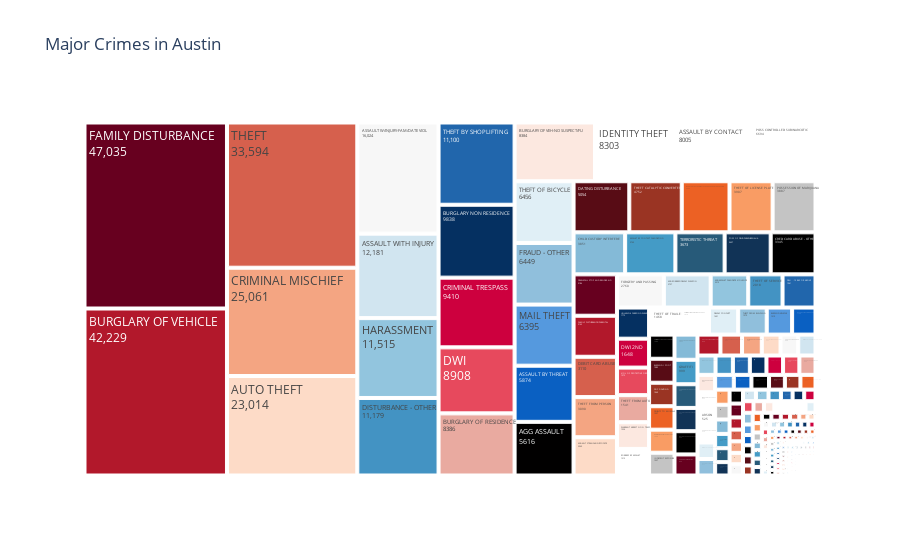

Source (notebook cell):
### Code cell
# Tree map showing the highest crimes in Austin from 2019-2023
treemap(categories, 'Major Crimes in Austin', ['Highest Offense Description'], categories['values'])

### Figure 1 — Plotly figure (JSON) as saved in the notebook; plotly's stock layout.template omitted (floating-point values rounded to 4 significant figures; data arrays with more than 128 entries replaced by an {"elided": "..."} marker saying what was removed)
{"data": [{"branchvalues": "total", "domain": {"x": [0, 1], "y": [0, 1]}, "hovertemplate": "labels=%{label}<br>value=%{value}<br>parent=%{parent}<br>id=%{id}<extra></extra>", "ids": {"elided": "351 str values"}, "labels": {"elided": "351 str values"}, "name": "", "parents": {"elided": "351 str values"}, "textinfo": "label+text+value", "type": "treemap", "values": {"elided": "351 int values"}}], "layout": {"autosize": true, "legend": {"tracegroupgap": 0}, "title": {"text": "Major Crimes in Austin"}, "treemapcolorway": ["rgb(103,0,31)", "rgb(178,24,43)", "rgb(214,96,77)", "rgb(244,165,130)", "rgb(253,219,199)", "rgb(247,247,247)", "rgb(209,229,240)", "rgb(146,197,222)", "rgb(67,147,195)", "rgb(33,102,172)", "rgb(5,48,97)"]}}
